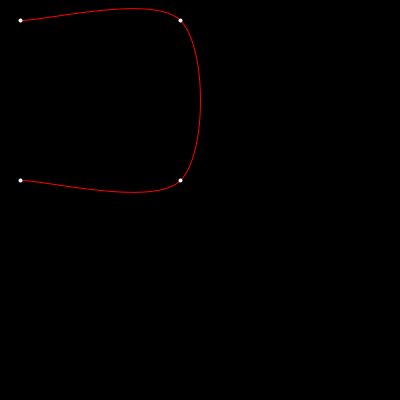
Frame 1 (no input)
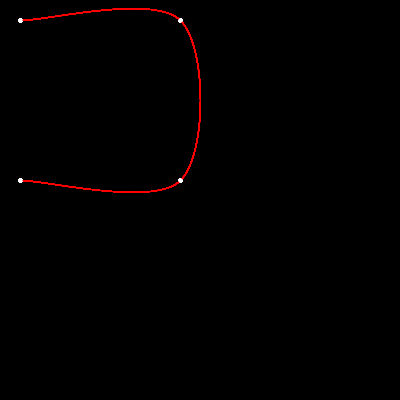
Frame 60 (the mouse pressed at the canvas centre just before this capture)
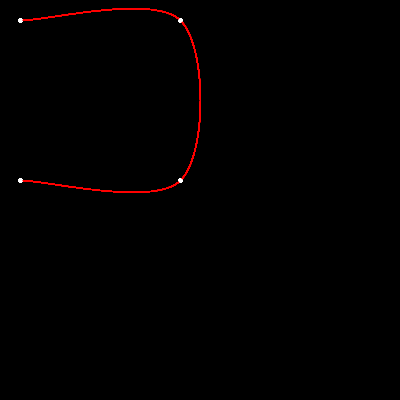
Frame 120 (the mouse held since frame 60 and released just before this capture)

The Processing sketch that drew these frames (run headless with seeded random() and noise(); from frame 60 on, the mouse is pressed at the canvas centre):

// Processing sketch: sketch_02_curveVertex
// ── sketch_02_curveVertex.pde
void setup(){
  size(400,400);
  background(0);
  
  noFill();
}


void draw(){
  
  // curveVertex()関数について
  // curveVertex()関数はvertex()関数と同様に頂点を指定します。
  // beginShape()関数とendShape()関数のペアで挟んで実行します。
  // curveVertex()関数で頂点を指定すると隣接する頂点間をなめらかにつなぐ曲線で描かれます。
  // ただし、最初に指定された頂点と最後に指定された頂点は隣接する片側の頂点がないため描画されません。（v1とv4）
  // これを回避するためには、v1とv4を重複して指定します。
  // curveVertex()関数を使うときはbeginShape()関数のパラメータは無効です。
  
  stroke(255,0,0);
  strokeWeight(1);
  beginShape();
  curveVertex(20,20); //v1
  curveVertex(20,20); //v1
  curveVertex(180,20);//v2
  curveVertex(180,180);//v3
  curveVertex(20,180);//v4
  curveVertex(20,180);//v4
  endShape();
  
  stroke(255,255,255);
  strokeWeight(4);
  beginShape(POINTS);
  vertex(20,20); //v1
  vertex(180,20);//v2
  vertex(180,180);//v3
  vertex(20,180);//v4
  endShape();
  
  
}
